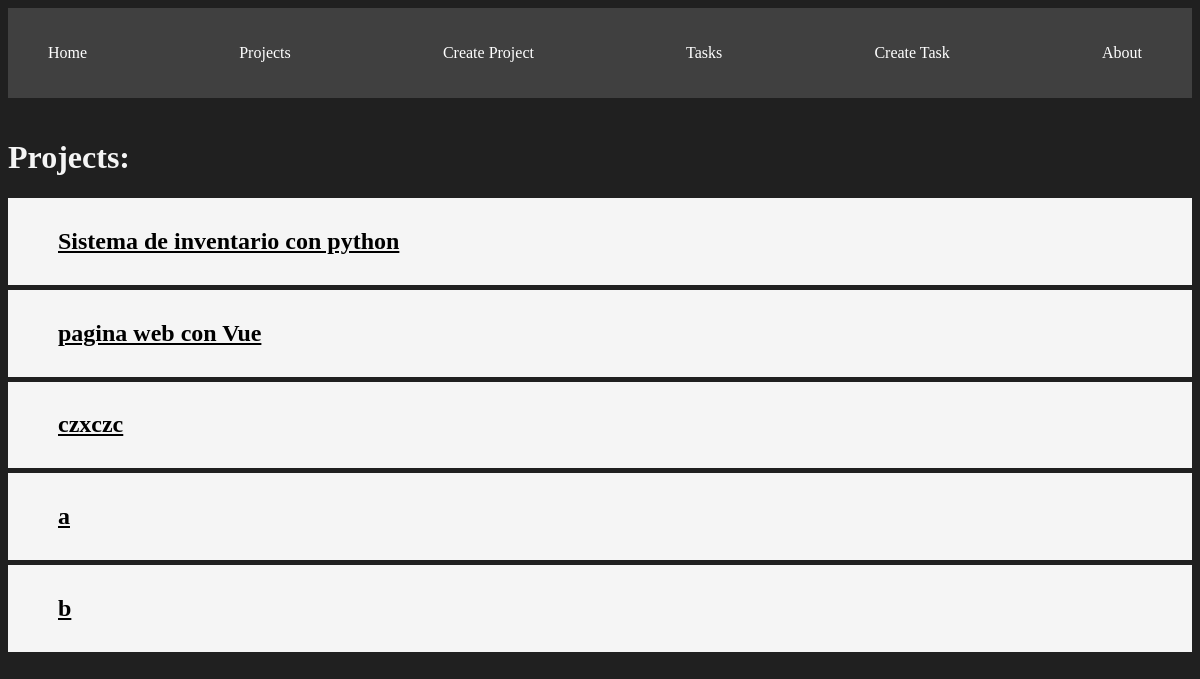
/projects/, run on the app's committed database.
### myapp/models.py (models this page shows, shortened)
class Project(models.Model):
    name = models.CharField(max_length=200)

### myapp/views.py (the view)
# urls.py: path('projects/', views.projects, name='projects'),
def projects(request):
    projects = Project.objects.all()
    return render(request, 'projects/projects.html',{
        'projects' : projects
    })

### myapp/templates/projects/projects.html
{% extends 'layouts/base.html' %}
{% block content %}
    <h1>Projects:</h1>
    {% for project in projects %}
    <div class="card">
        <a href="{% url 'project_detail' project.id %}">
            <h2>{{ project.name }}</h2>
        </a>
    </div>
    {% endfor %}
{% endblock %}

### myapp/static/styles/main.css (style rules this page uses)
body { background: #202020; color: whitesmoke; }
.card { padding: 10px; background: whitesmoke; color: black; margin-bottom: 5px; }
.card a { color: black }
.card h2 { padding-left: 40px; }

### data on the page
Project: name "Sistema de inventario con python"
Project: name "pagina web con Vue"
Project: name "czxczc"
Project: name "a"
Project: name "b"
